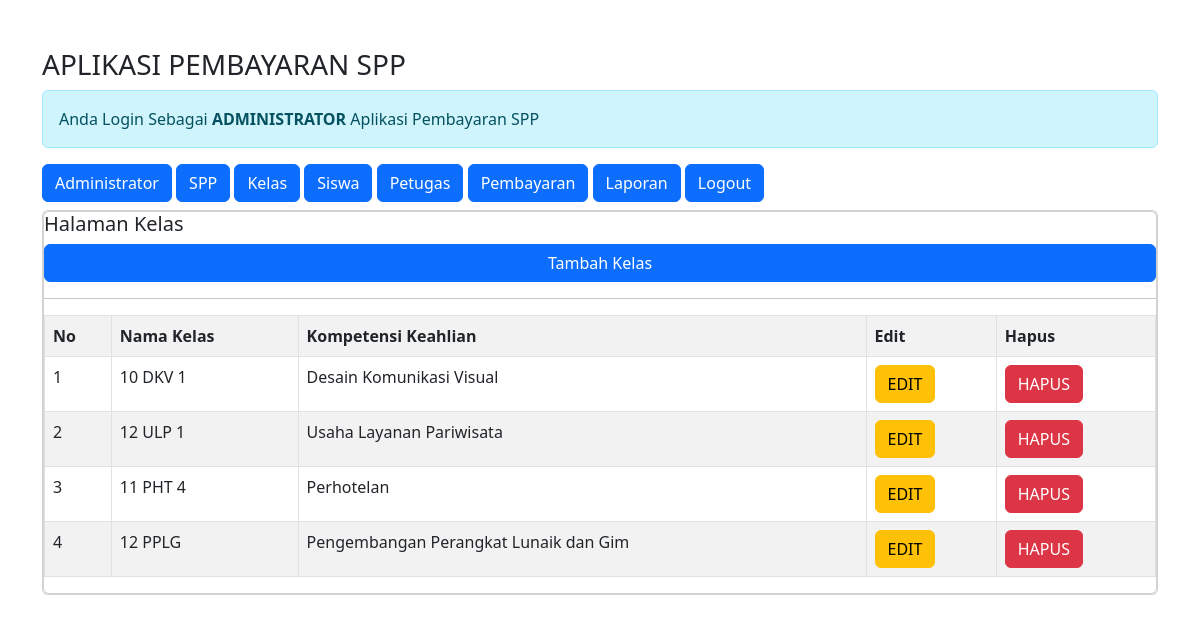
Page /pembayaran_ukk/admin/admin.php?url=kelas (signed in) on the committed database.
### tables this page shows
CREATE TABLE `kelas` (
  `id_kelas` int(11) NOT NULL,
  `nama_kelas` varchar(10) NOT NULL,
  `kopetensi_keahlian` varchar(50) NOT NULL
);

### pembayaran_ukk/admin/kelas.php (the view)
<h5>Halaman Kelas</h5>
<a href="?url=tambah-kelas" class="btn btn-primary"> Tambah Kelas </a>
<hr>
<table class="table table-striped table-bordered">
	<tr class="fw-bold">
		<td>No</td>
		<td>Nama Kelas</td>
		<td>Kompetensi Keahlian</td>
		<td>Edit</td>
		<td>Hapus</td>
	</tr>
	<?php
	include'../koneksi.php';
	$no = 1;
	$sql = "SELECT*FROM kelas ORDER BY id_kelas DESC";
	$query = mysqli_query($koneksi, $sql);
	foreach ($query as $data){ ?>
		<tr>
			<td><?= $no++; ?></td>
			<td><?= $data['nama_kelas'] ?></td>
			<td><?= $data['kopetensi_keahlian'] ?></td>
			<td>
				<a href="?url=edit-kelas&id_kelas=<?= $data['id_kelas'] ?>" class='btn btn-warning'>EDIT</a>
			</td>
			<td>
				<a onclick="return confirm('Apakah Anda Yakin Ingin Menghapus Data')"href="?url=hapus-kelas&id_kelas=<?= $data['id_kelas'] ?>" class='btn btn-danger'>HAPUS</a>
			</td>
		</tr>
    <?php } ?>
</table>

### rows in the picture
kelas: nama_kelas "10 DKV 1", kopetensi_keahlian "Desain Komunikasi Visual"
kelas: nama_kelas "12 ULP 1", kopetensi_keahlian "Usaha Layanan Pariwisata"
kelas: nama_kelas "11 PHT 4", kopetensi_keahlian "Perhotelan"
kelas: nama_kelas "12 PPLG", kopetensi_keahlian "Pengembangan Perangkat Lunaik dan Gim"
